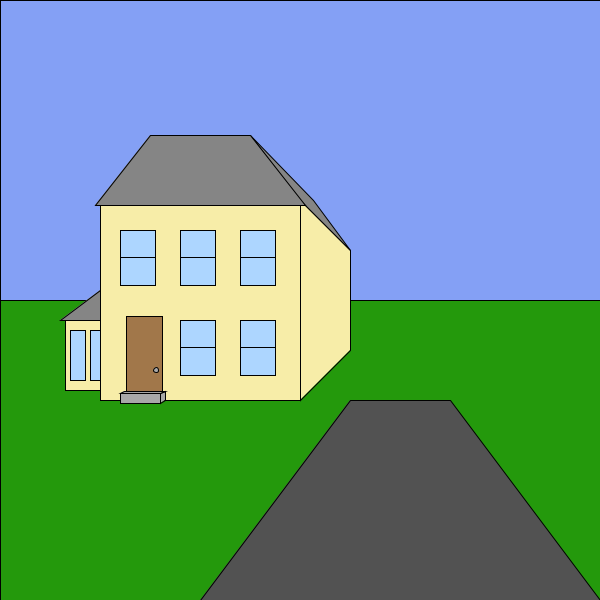
Frame 1 (no input)
Frame 60 (the mouse pressed at the canvas centre just before this capture): identical to frame 1, image omitted
Frame 120 (the mouse held since frame 60 and released just before this capture): identical to frame 1, image omitted

The Processing sketch that drew this single still picture (run headless with seeded random() and noise(); from frame 60 on, the mouse is pressed at the canvas centre):

// Processing sketch: processing_129808
// ── processing_129808.pde


void setup() {
  size(600, 600);
}

void draw() {
  printMouse();

  //sky
  fill(#84A0F5);
  rect(0, 0, width, 300);
  //ground
  fill(#24990C);
  rect(0, 300, width, height);
  //frame of house
  fill(#F7EDA8);
  //front face
  rect(100, 200, 200, 200);
  //right side face
  quad(300, 200, 300, 400, 350, 350, 350, 250);
  //left add on
  rect(65, 320, 35, 70);
  //roof side
  fill(#858585);
  quad(250, 135, 300, 200, 350, 250, 313, 200);
  //roof front
  quad(95, 205, 305, 205, 250, 135, 150, 135);

  //side roof left
  triangle(100, 290, 100, 320, 60, 320);
  //front step
  fill(#A8A8A8);
  rect(120, 393, 40, 10);
  //side of front step
  quad(160, 403, 165, 400, 165, 391, 160, 393);
  //top of front step
  quad(120, 393, 160, 393, 165, 391, 124, 391);
  //door
  fill(#A1774A);
  rect(124+2, 391-75, 40-4, 75);
  //door knob
  fill(#A8A8A8);
  ellipse(156, 370, 5, 5);
  //windowLeftFirstFloor- fill will change with time
  fill(#ADD6FF);
  rect(180, 320, 35, 55);
  line(180, 320+(55/2), 180+35, 320+(55/2));
  //windowRightFirstFloor
  rect(240, 320, 35, 55);
  line(240, 320+(55/2), 240+35, 320+(55/2));
  //windowRightSecondFloor
  rect(240, 230, 35, 55);
  line(240, 230+(55/2), 240+35, 230+(55/2));
  //windowMiddleSecondFloor
  rect(180, 230, 35, 55);
  line(180, 230+(55/2), 180+35, 230+(55/2));
  //windowLeftSecondFloor
  rect(120, 230, 35, 55);
  line(120, 230+(55/2), 120+35, 230+(55/2));
  //windowAddOn
  rect(70, 330, 15, 50);
  rect(90, 330, 10, 50);
  //driveway
  fill(#525252);
  quad(200, height, 600, height, 450, 400, 350, 400);
}

void printMouse() {
  //just to help me draw
  frameRate(10);
  println (mouseX +"," + mouseY);
}
